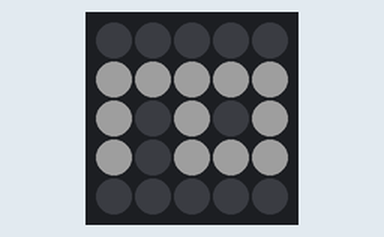
Bench run of a sketch on a simulated Arduino Uno, built with avr-gcc and run on an emulated ATmega328P. Parts: 5×5 RGB LED matrix (first LED top left, wired row by row). Dim RGB values are drawn brighter than linear.

Above: at 0.2 s.
At 1.3 s:
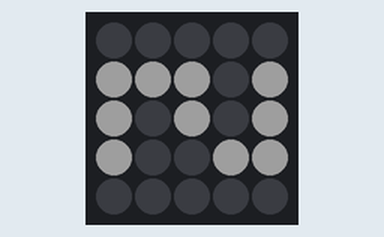
At 2.5 s:
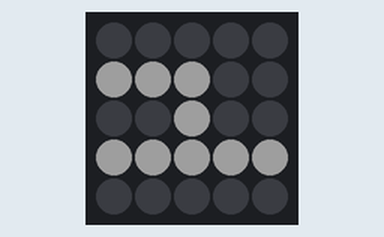
At 3.6 s:
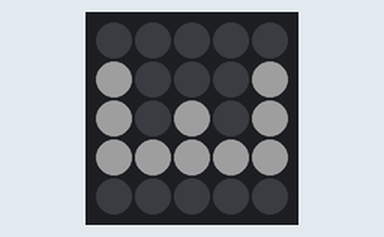
At 4.7 s:
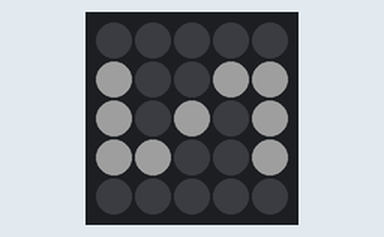
At 5.7 s:
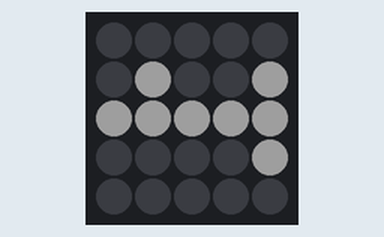

Measured:
- by itself, everything shown: repeats every 6.7 s, in 8 steps
- what the display in image 1 shows lasts 1.1 s, from 1.3 s to 2.4 s
- what the display in image 5 shows lasts 1.2 s, from 5.7 s to 6.9 s

The sketch:

LEDmatrixTest.ino
```cpp
#include <Adafruit_GFX.h>
#include <Adafruit_NeoMatrix.h>
#include <Adafruit_NeoPixel.h>

const int PIN = 4;
const int NUMPIXELS = 25;

//Adafruit_NeoPixel pixels = Adafruit_NeoPixel(NUMPIXELS, PIN, NEO_GRB + NEO_KHZ800);

Adafruit_NeoMatrix matrix = Adafruit_NeoMatrix(5, 5, 4,
  NEO_MATRIX_BOTTOM  + NEO_MATRIX_RIGHT +  //NEO_MATRIX_TOP     + NEO_MATRIX_LEFT +
  NEO_MATRIX_COLUMNS + NEO_MATRIX_ZIGZAG,
  NEO_GRB            + NEO_KHZ800);

struct RGB {
  byte r;
  byte g;
  byte b;
};

// Define some colors we'll use frequently
RGB w = { 255, 255, 255 };
RGB r = { 255,   0,   0 };
RGB g = { 0,   255,   0 };
RGB b = { 0,     0, 255 };
RGB o = { 0,     0,   0 };

RGB number1[] = {
  o, o, w, o, o,
  o, w, w, o, o,
  o, o, w, o, o,
  o, o, w, o, o,
  o, w, w, w, o
};

RGB number2[] = {
  o, w, w, w, o,
  o, o, o, w, o,
  o, o, w, o, o,
  o, w, o, o, o,
  o, w, w, w, o
};

RGB number3[] = {
  o, w, w, w, o,
  o, o, o, w, o,
  o, o, w, w, o,
  o, o, o, w, o,
  o, w, w, w, o
};

RGB number4[] = {
  o, w, o, w, o,
  o, w, o, w, o,
  o, w, w, w, o,
  o, o, o, w, o,
  o, o, o, w, o
};

RGB number5[] = {
  o, w, w, w, o,
  o, w, o, o, o,
  o, w, w, o, o,
  o, o, o, w, o,
  o, w, w, w, o
};

RGB number6[] = {
  o, w, w, w, o,
  o, w, o, o, o,
  o, w, w, w, o,
  o, w, o, w, o,
  o, w, w, w, o
};

RGB test[] = {

  r, r, o, g, g,
  r, o, o, o, g,
  o, o, o, o, o,
  b, o, o, o, w,
  b, b, o, w, w

};


void setup() {
  //pixels.begin();
  matrix.begin();
  matrix.setBrightness(30);
  Serial.begin(9600);
}

void loop() {
  int counter = 0;
  int counter2 = 0;
  for(int i = 0; i <6; i++){
    for(int x = 0; x < 5; x++){
      for(int y = 0; y < 5; y++){
        //pixels.setPixelColor(i, pixels.Color(number1[i][0],number1[i][1],number1[i][2]));
        switch (counter2){
          case 0:
            matrix.drawPixel(x, y, matrix.Color(number1[counter].r, number1[counter].g, number1[counter].b));
          case 1:
            matrix.drawPixel(x, y, matrix.Color(number2[counter].r, number2[counter].g, number2[counter].b));
          case 2:
            matrix.drawPixel(x, y, matrix.Color(number3[counter].r, number3[counter].g, number3[counter].b));
          case 3:
            matrix.drawPixel(x, y, matrix.Color(number4[counter].r, number4[counter].g, number4[counter].b));
          case 4:
            matrix.drawPixel(x, y, matrix.Color(number5[counter].r, number5[counter].g, number5[counter].b));
          case 5:
            matrix.drawPixel(x, y, matrix.Color(number6[counter].r, number6[counter].g, number6[counter].b));
        }
        matrix.show();
        counter++;
      }
    }
    counter2++;
    delay(1000);
  }
  //pixels.show();
}
```
